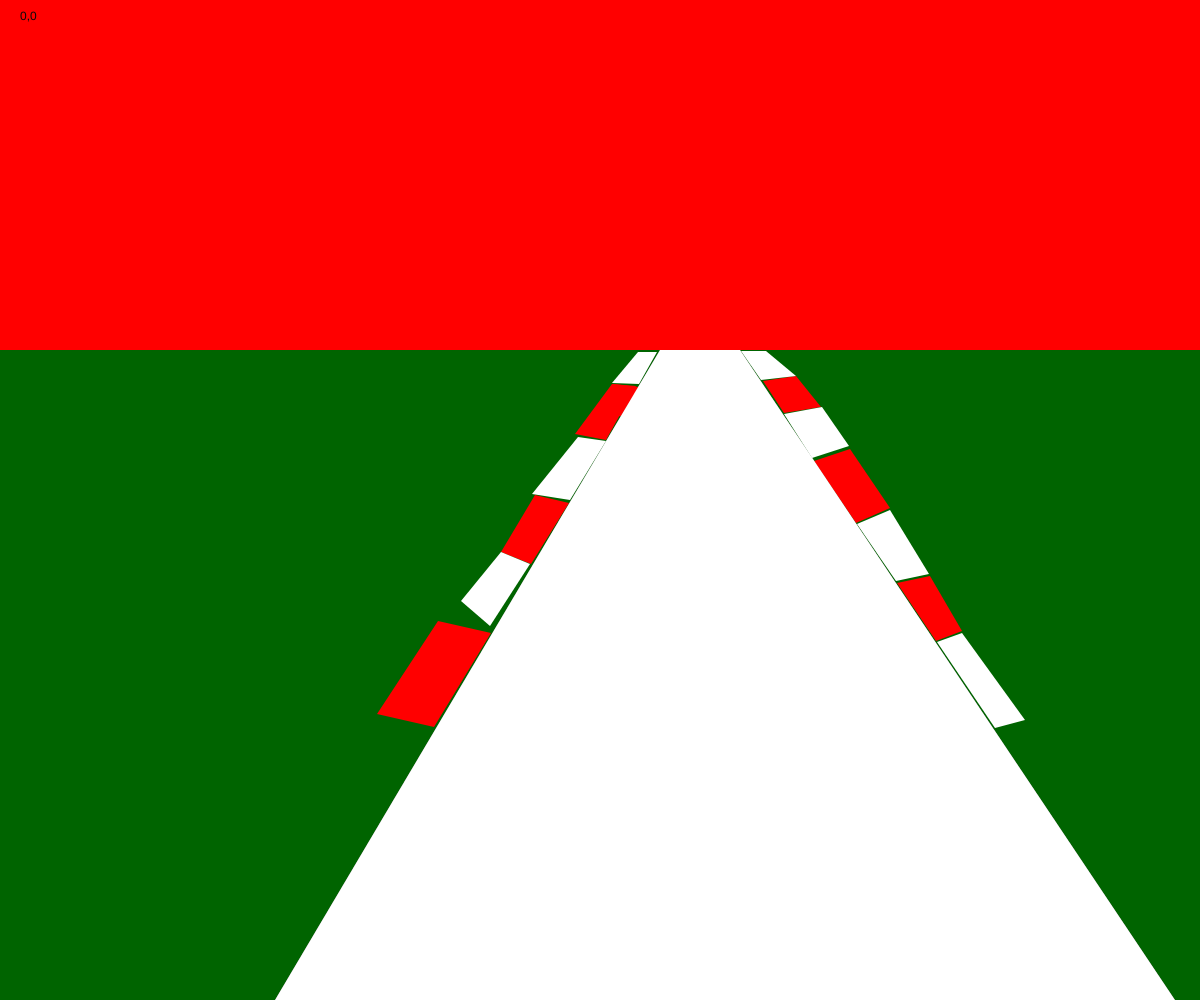
Frame 1 (no input)
Frame 60 (no input): identical to frame 1, image omitted
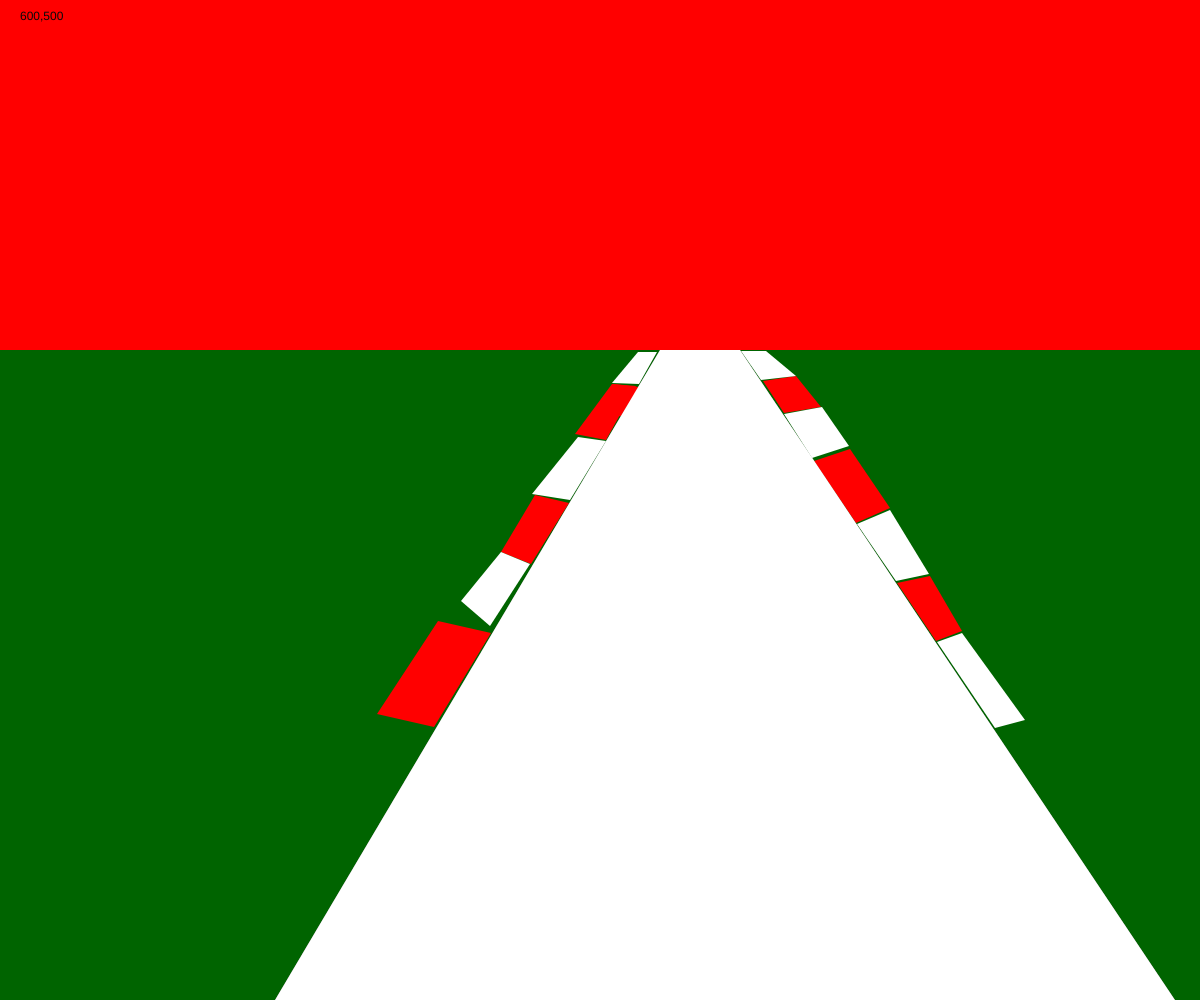
Frame 120 (the mouse pressed at the canvas centre since frame 60)

The p5.js sketch that drew these frames (run headless with seeded random() and noise() and a simulated clock; from frame 60 on, the mouse is pressed at the canvas centre):

// p5.js sketch
// ── sketch.js
var rwStripes;
var car =[];
var car;


function setup() {

createCanvas(windowWidth,windowHeight);

}

function draw() {

  background('red');
  noStroke();
  fill(0, 100, 0); // rgb
  rect(0, 350, width, 1000);

  //street
  fill('#6E6C6C');
  quad(660, 350, 740, 350, 1175, 1000, 275, 1000);

  fill('red');
  quad(636,386,606,440,575,434,612,384);

  quad(569,503,531,564,501,552,535,495);

  quad(639,387,621,416,592,418,613,384);

  quad(763,381,784,413,821,407,796,376);

  quad(814,461,856,523,890,508,850,449);

  quad(897,583,936,641,962,631,930,576);

  quad(491,633,434,727,377,714,438,621);

  fill('white');
  quad(657,352, 639,384, 612,383, 638,352);

  quad(606,441,570,500,532,494,578,437);

  quad(530,564,490,626,461,601,501,552);

  quad(741,351,761,380,796,376,766,351);

  quad(784,414,812,458,849,446,822,407);

  quad(857,524,896,581,929,574,890,510);

  quad(937,642,995,728,1025,720,962,633);

  quad(660, 350, 740, 350, 1175, 1000, 275, 1000);
  fill(10);
  text(mouseX + "," + mouseY, 20, 20);
}


function mouseReleased(){
  console.log(mouseX + "," + mouseY);
}


// define car Brandon
// function Car() {
//   this.pos = createVector(random(100), 100);
//   this.vel = createVector(random(-15, 10), random(-10, 20));
//   this.r = random(255);
//   this.g = random(255);
//   this.b = random(255);
//   // methods
//   this.display = function() {
//     fill(this.r, this.g, this.b);
//     rect(this.pos.x, this.pos.y, 100, 50);
//   }
//
//   this.drive = function() {
//     this.pos.add(this.vel);
//     if (rwStripes.pos.y > width) rwStripes.pos.y = 0;
//     if (rwStripes.pos.y < 0) rwStripes.pos.y = height;
// }}
